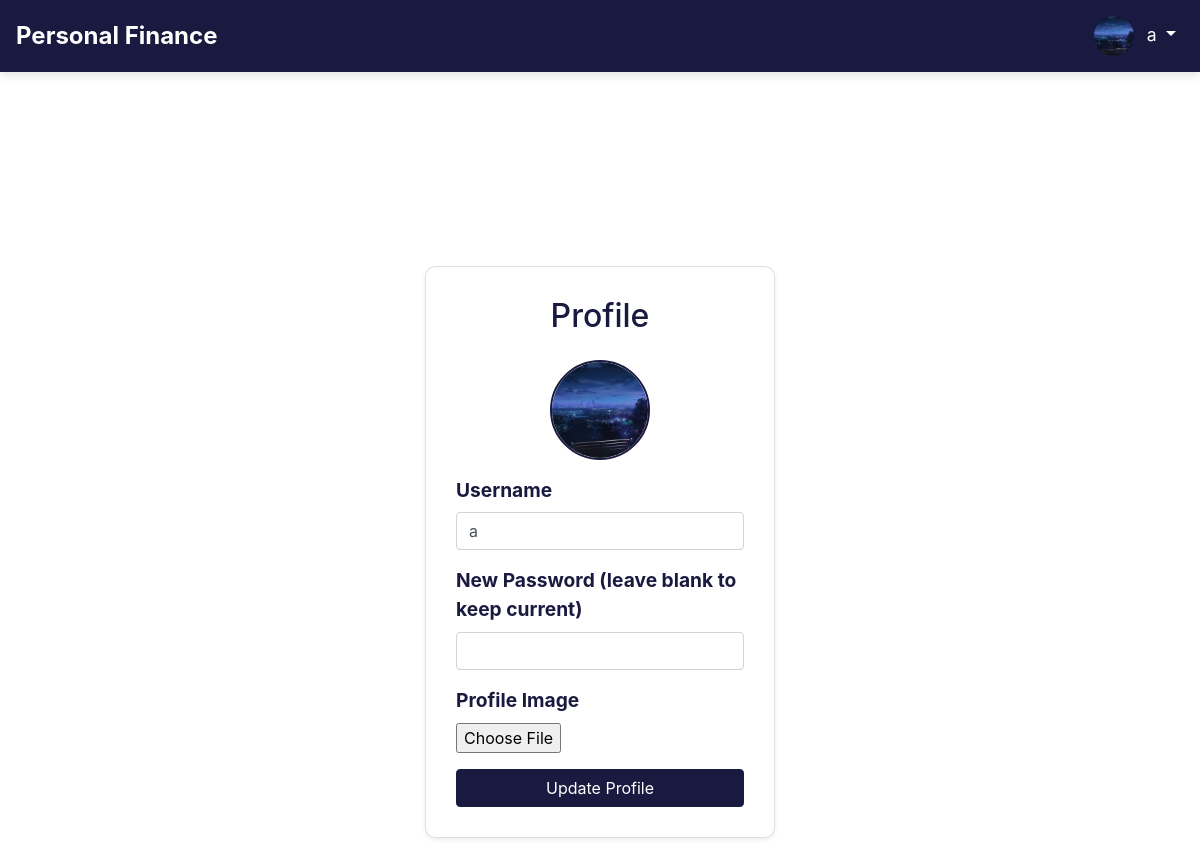
Screenshot of /profile (signed in) with the database file from the repository.
### tables this page shows
CREATE TABLE users (
                id INTEGER PRIMARY KEY AUTOINCREMENT,
                username TEXT UNIQUE NOT NULL,
                password TEXT NOT NULL
            , profile_image TEXT);

### app.py (the view, shortened to what this page needs)
@app.route('/profile', methods=['GET', 'POST'])
def profile():
    if 'user_id' not in session:
        return redirect(url_for('login'))
    user_id = session['user_id']
    user = get_user_by_id(user_id)
    return render_template('profile.html', user=user)

### app.py (called while the page is built)
@app.before_request
def load_user():
    user_id = session.get('user_id')
    if user_id:
        g.user = get_user_by_id(user_id)
    else:
        g.user = None

### models.py (called while the page is built)
def create_connection():
    conn = None
    try:
        conn = sqlite3.connect('personal_finance.db')
    except sqlite3.Error as e:
        print(e)
    return conn

def get_user_by_id(user_id):
    conn = create_connection()
    cursor = conn.cursor()
    cursor.execute("SELECT id, username, profile_image FROM users WHERE id = ?", (user_id,))
    user = cursor.fetchone()
    conn.close()
    if user:
        return {'id': user[0], 'username': user[1], 'profile_image': user[2]}
    return None

### templates/profile.html (shortened to what this page needs)
{% extends "base.html" %}
{% block content %}
<div class="row justify-content-center align-items-center min-vh-100">
    <div class="col-md-6 col-lg-4">
        <div class="card shadow-sm">
            <div class="card-body">
                <h2 class="text-center mb-4" style="color: #1a1a40;">Profile</h2>
                <form method="POST" action="{{ url_for('profile') }}" enctype="multipart/form-data">
                    <div class="form-group text-center">
                        <img src="{{ url_for('static', filename='profile_images/' ~ user['profile_image']) }}" alt="Profile Image" class="profile-image-preview">
                    </div>
                    <div class="form-group">
                        <label for="username" class="form-label">Username</label>
                        <input type="text" class="form-control" name="username" id="username" value="{{ user['username'] }}" required>
                    </div>
                    <div class="form-group">
                        <label for="password" class="form-label">New Password (leave blank to keep current)</label>
                        <input type="password" class="form-control" name="password" id="password">
                    </div>
                    <div class="form-group">
                        <label for="profile_image" class="form-label">Profile Image</label>
                        <input type="file" class="form-control-file " name="profile_image" id="profile_image">
                    </div>
                    <button type="submit" class="btn btn-primary btn-block">Update Profile</button>
                </form>
            </div>
        </div>
    </div>
</div>
{% endblock %}

### templates/base.html (shortened to what this page needs)
<!DOCTYPE html>
<html lang="en">
<head>
    <link href="https://stackpath.bootstrapcdn.com/bootstrap/4.5.2/css/bootstrap.min.css" rel="stylesheet">
</head>
<body>
    <nav class="navbar navbar-expand-lg navbar-dark fixed-top">
        <a class="navbar-brand" href="/">Personal Finance</a>
        <div class="collapse navbar-collapse" id="navbarNav">
            <ul class="navbar-nav ml-auto">
                {% if g.user %}
                    <li class="nav-item dropdown">
                        <a class="nav-link dropdown-toggle" href="#" id="navbarDropdown" role="button" data-toggle="dropdown" aria-haspopup="true" aria-expanded="false">
                            <img src="{{ url_for('static', filename='profile_images/' ~ g.user.profile_image) }}" class="profile-pic" alt="Profile Picture">
                            {{ g.user.username }}
                        </a>
                    </li>
                {% endif %}
            </ul>
        </div>
    </nav>
    <div class="container mt-5 pt-5">
        {% block content %}{% endblock %}
    </div>
</body>
</html>

### templates/base.html (style rules this page uses)
body { padding-top: 56px; }
.navbar { background-color: #1a1a40; box-shadow: 0 4px 8px rgba(0, 0, 0, 0.1); padding: 0.5rem 1rem; }
.navbar-brand { color: #ffffff !important; font-weight: bold; font-size: 1.5rem; }
.navbar-nav .nav-link { color: #ffffff !important; font-size: 1.1rem; }
.profile-pic { width: 40px; height: 40px; border-radius: 50%; object-fit: cover; margin-right: 8px; }

### rows the page displays
users: profile_image (picture), user.username "a", username "a"
